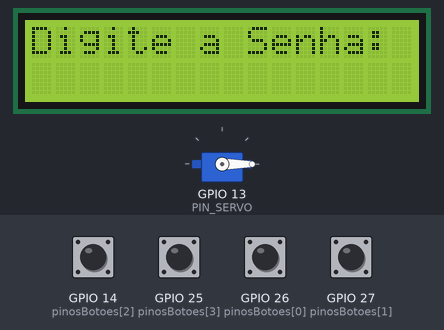
Simulated run of this sketch. Board: ESP32. Parts: 16×2 character LCD, servo. The test bench sets the inputs (shaded band); at power-on: GPIO 14 (pinosBotoes[2]), GPIO 25 (pinosBotoes[3]), GPIO 26 (pinosBotoes[0]), GPIO 27 (pinosBotoes[1]) HIGH. WiFi joins after 1.5 s; servers stay silent unless stated; what the sketch prints to the serial monitor is not drawn.

Above: at 3.8 s.
3.9 s: GPIO 14 (pinosBotoes[2]) pulled LOW for 1 s
At 5.1 s:
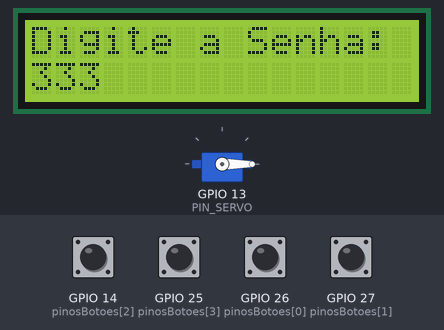
6.4 s: GPIO 25 (pinosBotoes[3]) pulled LOW for 0.15 s
At 7.4 s:
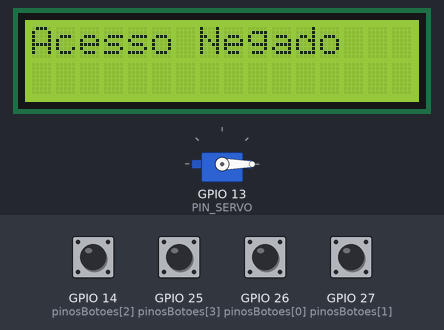
9.5 s: GPIO 26 (pinosBotoes[0]) pulled LOW for 0.15 s
At 10.2 s:
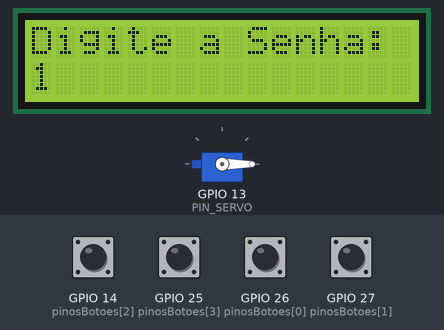
11.1 s: GPIO 27 (pinosBotoes[1]) pulled LOW for 1 s
At 11.38 s:
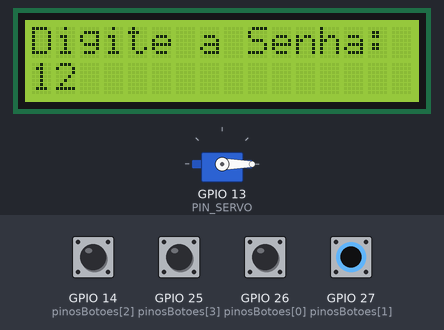
13.6 s: GPIO 25 (pinosBotoes[3]) pulled LOW for 1 s
At 15.4 s:
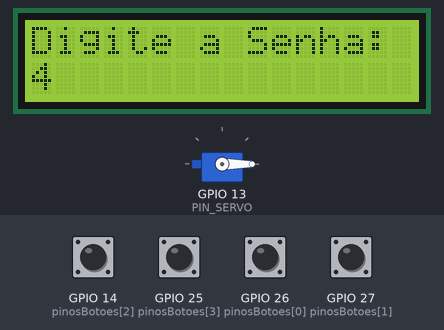
16.1 s: GPIO 14 (pinosBotoes[2]) pulled LOW for 0.15 s
At 16.9 s:
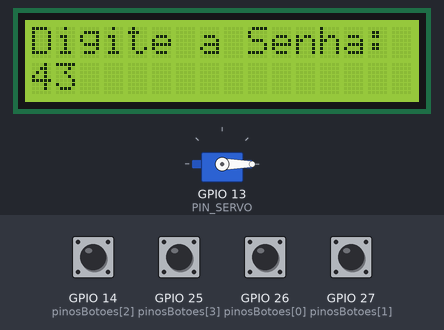
Timing chart, 0 to 18.7 s (numbered marks = the images above; inputs shaded):
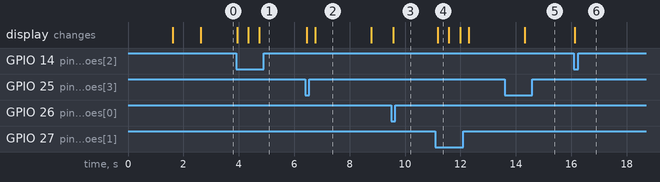

The sketch:

codigo_esp32.ino
```cpp
#include <WiFi.h>
#include <HTTPClient.h>
#include <Wire.h>
#include <LiquidCrystal_I2C.h>
#include <ESP32Servo.h>

// --- Configurações de Hardware ---
#define PIN_SERVO 13
#define PIN_PIR 12

// Pinos dos Botões (B1, B2, B3, B4)
const int pinosBotoes[4] = {26, 27, 14, 25};

// --- Configurações de Wi-Fi e Servidor ---
const char* ssid = "Wokwi-GUEST"; // Rede padrão do Wokwi
const char* password = "";
// URL para teste (Webhook.site ou similar para ver o POST chegando)
const char* serverUrl = "https://httpbin.org/post";

// --- Objetos ---
LiquidCrystal_I2C lcd(0x27, 16, 2);
Servo meuServo;

// --- Variáveis Globais ---
String senhaDigitada = "";
const String SENHA_MESTRA = "1234"; // Senha correta: Botão 1, 2, 3, 4

// --- Declaração de Funções (Modularização) ---
void setupWiFi();
void verificarBotoes();
void processarTentativa();
void liberarAcesso();
void negarAcesso();
void estacaoOcupada();
void enviarDadosIoT(String status);

void setup() {
  Serial.begin(115200);

  // Inicializa LCD
  lcd.init();
  lcd.backlight();
  lcd.setCursor(0, 0);
  lcd.print("GS 2025 - IoT");
  lcd.setCursor(0, 1);
  lcd.print("Iniciando...");

  // Inicializa Servo
  meuServo.attach(PIN_SERVO);
  meuServo.write(0); // Começa trancado

  // Inicializa PIR
  pinMode(PIN_PIR, INPUT);

  // Inicializa Botões com Pull-up interno (sem resistor externo necessário)
  for(int i = 0; i < 4; i++) {
    pinMode(pinosBotoes[i], INPUT_PULLUP);
  }

  setupWiFi();

  lcd.clear();
  lcd.print("Digite a Senha:");
}

void loop() {
  verificarBotoes();
  delay(100); // Pequeno delay para estabilidade
}

// --- Implementação das Funções ---

void setupWiFi() {
  lcd.clear();
  lcd.print("Conectando WiFi");
  WiFi.begin(ssid, password);
  while (WiFi.status() != WL_CONNECTED) {
    delay(500);
    Serial.print(".");
  }
  Serial.println("\nWiFi Conectado!");
  lcd.clear();
  lcd.print("WiFi OK!");
  delay(1000);
}

void verificarBotoes() {
  for(int i = 0; i < 4; i++) {
    // Se o botão for pressionado (LOW por causa do PULLUP)
    if(digitalRead(pinosBotoes[i]) == LOW) {
      senhaDigitada += String(i + 1); // Adiciona "1", "2", "3" ou "4"

      // Feedback visual
      lcd.setCursor(0, 1);
      lcd.print(senhaDigitada);
      Serial.println("Tecla: " + String(i+1));

      delay(300); // Debounce simples (evita leitura duplicada)

      // Se digitou 4 números, verifica
      if(senhaDigitada.length() == 4) {
        processarTentativa();
        senhaDigitada = ""; // Limpa para próxima tentativa
        lcd.clear();
        lcd.print("Digite a Senha:");
      }
    }
  }
}

void processarTentativa() {
  lcd.clear();
  if (senhaDigitada == SENHA_MESTRA) {
    // Senha correta, agora checa o PIR
    bool ocupado = digitalRead(PIN_PIR);

    if (ocupado) {
      estacaoOcupada();
    } else {
      liberarAcesso();
    }
  } else {
    negarAcesso();
  }
  delay(2000); // Tempo para ler a mensagem
}

void liberarAcesso() {
  lcd.print("Acesso Liberado");
  meuServo.write(90); // Abre a "porta"
  Serial.println("Acesso Liberado - Enviando HTTP POST...");
  enviarDadosIoT("LIBERADO");
  delay(3000);
  meuServo.write(0); // Tranca novamente
}

void estacaoOcupada() {
  lcd.print("Estacao Ocupada");
  meuServo.write(0); // Mantém trancado
  Serial.println("Tentativa válida, mas estação ocupada.");
}

void negarAcesso() {
  lcd.print("Acesso Negado");
  meuServo.write(0);
  Serial.println("Senha Incorreta!");
}

void enviarDadosIoT(String statusAcesso) {
  if(WiFi.status() == WL_CONNECTED){
    HTTPClient http;
    http.begin(serverUrl);
    http.addHeader("Content-Type", "application/json");

    // JSON simulado com timestamp (pode vir de um servidor NTP)
    String jsonPayload = "{\"status\":\"" + statusAcesso + "\", \"device\":\"ESP32_01\", \"timestamp\": 1716300000}";

    int httpResponseCode = http.POST(jsonPayload);

    if(httpResponseCode > 0){
      String response = http.getString();
      Serial.println("Resposta HTTP: " + String(httpResponseCode));
    } else {
      Serial.print("Erro no envio HTTP: ");
      Serial.println(httpResponseCode);
    }
    http.end();
  } else {
    Serial.println("WiFi Desconectado");
  }
}
```

Measured:
- after the input at 3.9 s, the display: first changes at once (image 1 shows a later state)
- after the input at 6.4 s, the display: first changes after 0.05 s (image 2 shows a later state)
- after the input at 9.5 s, the display: changes after 0.08 s (image 3)
- after the input at 11.1 s, the display: changes after 0.08 s (image 4)
- after the input at 13.6 s, the display: changes after 0.73 s (image 5)
- after the input at 16.1 s, the display: changes at once (image 6)
- what the display in image 2 shows lasts 2.0 s, from 6.8 s to 8.8 s
